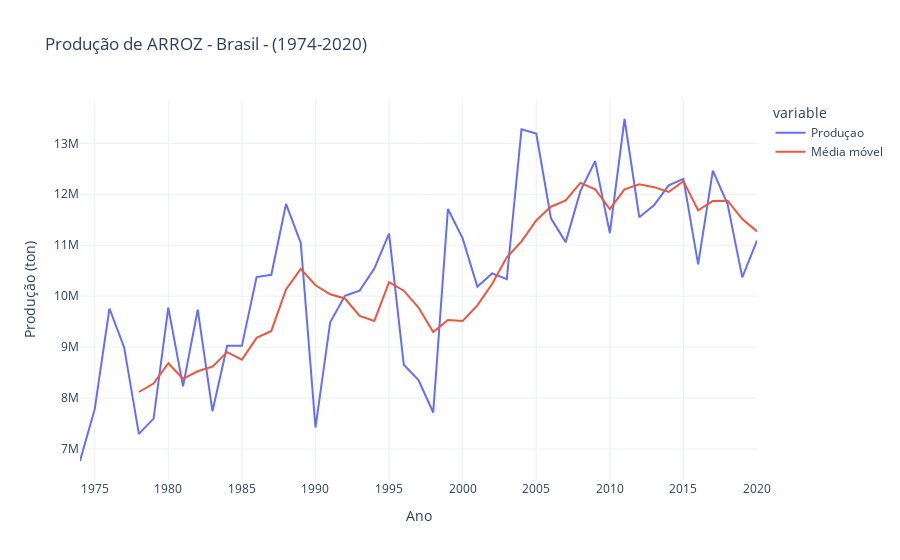

Write notebook code for a chart like this one.
### Code cell
fig =px.line(df_arroz, x ='Ano', y = ['Produçao','Média móvel'], title = 'Produção de ARROZ - Brasil - (1974-2020)', labels= {'value': 'Produção (ton)'})
fig.update_layout(template = 'plotly_white')
